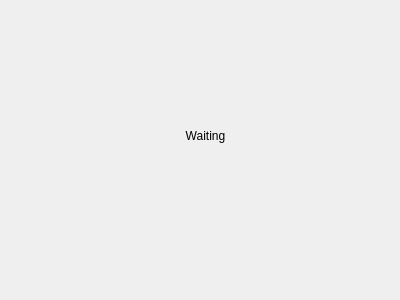
<?xml version="1.0" encoding="UTF-8"?>
<ui version="4.0">
 <class>Form</class>
 <widget class="QWidget" name="Form">
  <property name="geometry">
   <rect>
    <x>0</x>
    <y>0</y>
    <width>400</width>
    <height>300</height>
   </rect>
  </property>
  <property name="windowTitle">
   <string>Form</string>
  </property>
  <widget class="QLabel" name="label">
   <property name="geometry">
    <rect>
     <x>110</x>
     <y>120</y>
     <width>191</width>
     <height>31</height>
    </rect>
   </property>
   <property name="text">
    <string>Waiting</string>
   </property>
   <property name="alignment">
    <set>Qt::AlignCenter</set>
   </property>
  </widget>
 </widget>
 <resources/>
 <connections/>
</ui>
